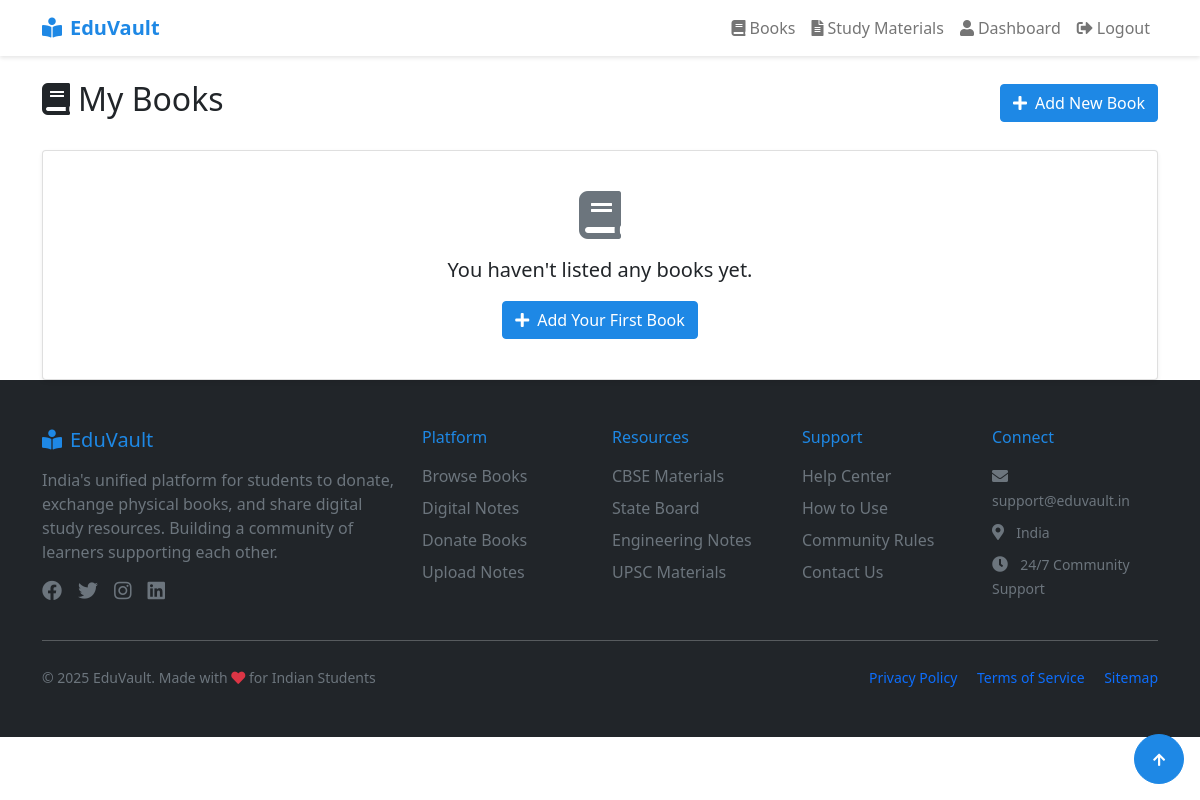
Page /dashboard/my_books.php (signed in) on the earlier database version.
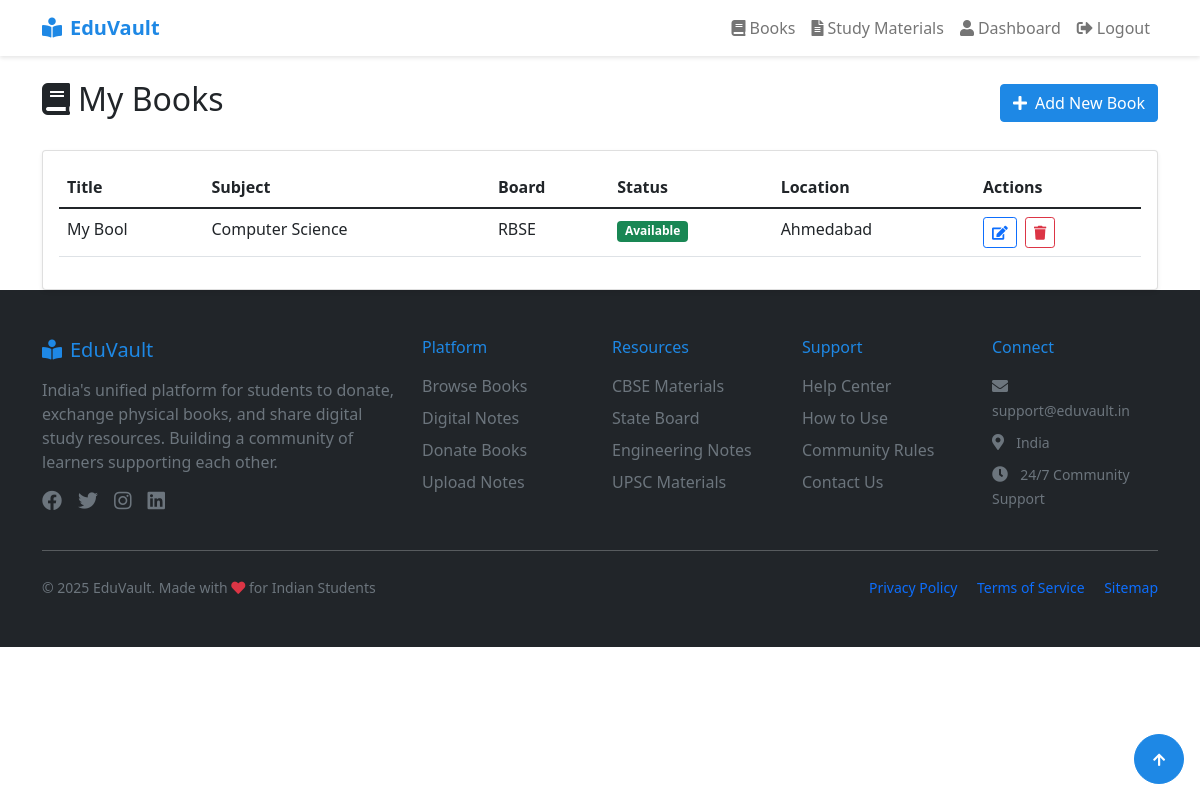
Same page on the later database version.
### tables this page shows
CREATE TABLE `book_listings` (
  `id` int(11) NOT NULL,
  `user_id` int(11) DEFAULT NULL,
  `title` varchar(255) DEFAULT NULL,
  `status` enum('Available','Donated') DEFAULT 'Available',
  `image_path` varchar(255) DEFAULT NULL,
  `location` varchar(100) DEFAULT NULL,
  `created_at` timestamp NOT NULL DEFAULT current_timestamp(),
  `board_id` int(11) DEFAULT NULL,
  `subject_id` int(11) DEFAULT NULL
);

CREATE TABLE `subjects` (
  `id` int(11) NOT NULL,
  `name` varchar(100) NOT NULL
);

CREATE TABLE `boards` (
  `id` int(11) NOT NULL,
  `name` varchar(50) NOT NULL
);

### dashboard/my_books.php (the view, shortened to what this page needs)
<?php
require_once '../includes/db_connect.php';
require_once '../includes/header.php';
$user_id = $_SESSION['user_id'];
$books_query = "SELECT b.*,s.name as subject, bo.name as board
                FROM book_listings b
                JOIN subjects s ON b.subject_id = s.id
                Join boards bo ON b.board_id = bo.id
                WHERE b.user_id = $user_id
                ORDER BY b.created_at DESC";
$books_result = mysqli_query($mysqli, $books_query);
?>
<div class="container-md">
    <div class="d-flex justify-content-between align-items-center mb-4">
        <h2><i class="fas fa-book me-2"></i>My Books</h2>
        <a href="../books/add.php" class="btn btn-primary">
            <i class="fas fa-plus me-2"></i>Add New Book
        </a>
    </div>
    <div class="card shadow-sm">
        <div class="card-body">
            <?php if (mysqli_num_rows($books_result) > 0): ?>
                <div class="table-responsive">
                    <table class="table table-hover">
                        <thead>
                            <tr>
                                <th>Title</th>
                                <th>Subject</th>
                                <th>Board</th>
                                <th>Status</th>
                                <th>Location</th>
                                <th>Actions</th>
                            </tr>
                        </thead>
                        <tbody>
                            <?php while ($book = mysqli_fetch_assoc($books_result)): ?>
                                <tr>
                                    <td><?php echo htmlspecialchars($book['title']); ?></td>
                                    <td><?php echo htmlspecialchars($book['subject']); ?></td>
                                    <td><?php echo htmlspecialchars($book['board']); ?></td>
                                    <td>
                                        <span
                                            class="badge <?php echo $book['status'] == 'Available' ? 'bg-success' : 'bg-secondary'; ?>">
                                            <?php echo $book['status']; ?>
                                        </span>
                                    </td>
                                    <td><?php echo htmlspecialchars($book['location']); ?></td>
                                    <td>
                                        <a href="../books/edit.php?id=<?php echo $book['id']; ?>"
                                            class="btn btn-sm btn-outline-primary me-1">
                                            <i class="fas fa-edit"></i>
                                        </a>
                                        <form method="POST" class="d-inline"
                                            onsubmit="return confirm('Are you sure you want to delete this book?');">
                                            <button type="submit" name="delete_book" class="btn btn-sm btn-outline-danger">
                                                <i class="fas fa-trash"></i>
                                            </button>
                                        </form>
                                    </td>
                                </tr>
                            <?php endwhile; ?>
                        </tbody>
                    </table>
                </div>
            <?php else: ?>
                <div class="text-center py-4">
                    <i class="fas fa-book fa-3x text-muted mb-3"></i>
                    <p class="lead">You haven't listed any books yet.</p>
                    <a href="../books/add.php" class="btn btn-primary">
                        <i class="fas fa-plus me-2"></i>Add Your First Book
                    </a>
                </div>
            <?php endif; ?>
        </div>
    </div>
</div>
<?php require_once '../includes/footer.php'; ?>

Differences in the rows shown:
added book_listings: title "My Bool", subject.name "Computer Science", board.name "RBSE", status "Available", location "Ahmedabad"
Other differences:
text no longer shown: "You haven't listed any books yet. Add Your First Book"
text now shown: "Title Subject Board Status Location Actions"
